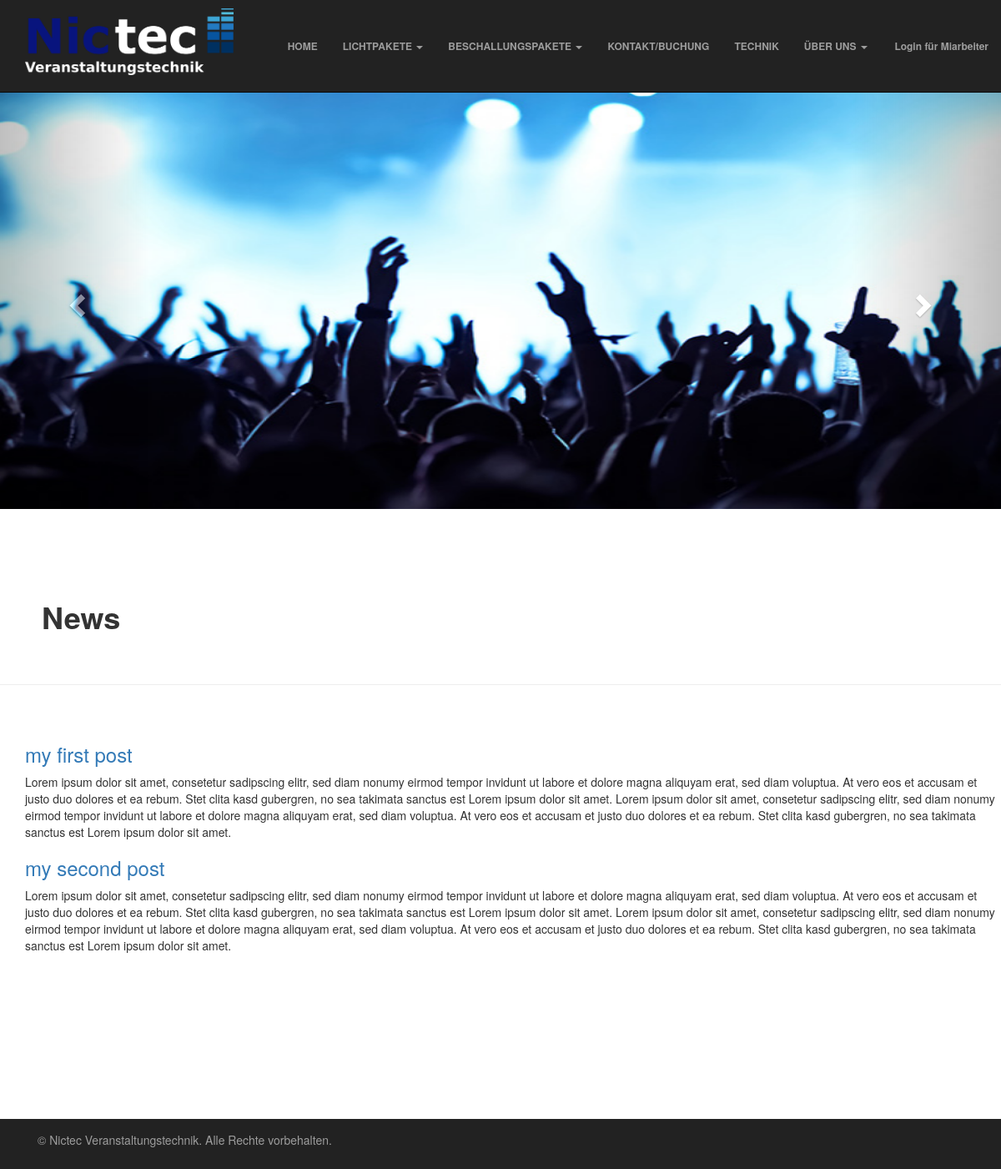
The page / on the database its author committed.
### page/models.py (models this page shows, shortened)
class news(models.Model):
    title = models.CharField(max_length=200)
    text = models.TextField()
    created_date = models.DateTimeField(default=timezone.now)
    published_date = models.DateTimeField(blank=True, null=True)

### page/views.py (the view)
# urls.py: url(r'^$', views.index, name= 'home'),
def index(request):
    news1 = news.objects.filter(published_date__lte=timezone.now()).order_by('published_date')
    if news1:
        return render(request, 'page/index.html', {'news':news1})
    else:
        print('error')
        return render(request, 'page/licht.html')

### page/templates/page/index.html (shortened to what this page needs)
<!DOCTYPE html>
<html lang="en">
<head>
    {% load staticfiles %}
    <link rel="stylesheet" href="https://maxcdn.bootstrapcdn.com/bootstrap/3.3.6/css/bootstrap.min.css">
   <link rel="stylesheet" href="{% static "page/css/custom.css" %}">
</head>
<body>
    <nav role="navigation" id="navbar" class="navbar navbar-inverse navbar-fixed-top">
        <div class="container-fluid">
            <div class="navbar-header">
                <a href="{% url 'home' %}"><img class="navbar-brand" src= "{% static "page/pictures/logo_heller.png"  %}"/></a>
            </div>
            <div class="collapse navbar-collapse" id="bs-example-navbar-collapse-1">
                <ul class="nav navbar-nav">
                    <li><a href="{% url 'home' %}">HOME </a></li>
                     <li class="dropdown">
                        <a href="{% url 'licht' %}" class="dropdown-toggle" role="button" aria-haspopup="true" aria-expanded="false">LICHTPAKETE <span class="caret"></span></a>
                    </li>
                    <li class="dropdown">
                        <a href="{% url 'ton' %}" class="dropdown-toggle"  role="button" aria-haspopup="true" aria-expanded="false">BESCHALLUNGSPAKETE <span class="caret"></span></a>
                    </li>
                    <li><a href="{% url 'kontakt' %}">KONTAKT/BUCHUNG</a></li>
                    <li><a href="{% url 'technik' %}">TECHNIK</a></li>
                    <li class="dropdown">
                        <a href="{% url 'ueber' %}" class="dropdown-toggle"  role="button" aria-haspopup="true" aria-expanded="false">ÜBER UNS <span class="caret"></span></a>
                    </li>
                </ul>
                <ul class="nav navbar-nav navbar-right">
                    <li><a href="{% url 'login' %}">Login für Miarbeiter</a></li>
                </ul>
            </div>
        </div>
    </nav>
    <div id="myCarousel" class="carousel slide" data-ride="carousel">
      <div class="carousel-inner" role="listbox">
        <div class="item active">
            <img src="{% static "page/pictures/banner-landing.jpg" %}" alt="banner"/ id= "picture">
        </div>
        <a class="left carousel-control" href="#myCarousel" role="button" data-slide="prev">
        <span class="glyphicon glyphicon-chevron-left" aria-hidden="true"></span>
        </a>
        <a class="right carousel-control" href="#myCarousel" role="button" data-slide="next">
        <span class="glyphicon glyphicon-chevron-right" aria-hidden="true"></span>
          </a>
        </div>
        <div class="page-header">
            <h1>News</h1>
        </div>
        <div class="wrapper">
           <div id= database>
            {% for news in news %}
                <h3><a href="">{{ news.title }}</a></h3>
                <p>{{ news.text|linebreaksbr }}</p>
            {% endfor %}
           </div>
        </div>
        <div class="footer navbar-inverse navbar-default-bottom" role="navigation">
        <div class="container">
            <div class="navbar-text pull-left">
                  <p>© Nictec Veranstaltungstechnik. Alle Rechte vorbehalten. </p>
        </div>
    </div>
</div>
        </div>
    </body>
</html>

### page/static/page/css/custom.css (style rules this page uses)
.navbar { -webkit-transition: all 0.6s ease-out; -moz-transition: all 0.6s ease-out; -o-transition: all 0.6s ease-out; -ms-transition: all 0.6s ease-out; transition: all 0.6s ease-out; min-height:30px !important; }
.navbar-nav > li > a { padding-top:45px !important; padding-bottom:45px !important; font-size: 12px; font-weight: bold; }
#myCarousel { margin-top: 110px; }
.carousel-inner > .item > img { width: 100%; height: 500px; }
.carousel-inner { width: 100%; max-height: 800px !important; }
.container-fluid > .navbar-header > a img { width=150px; height: 100px; padding-top: 10px; padding-bottom: 10px; padding-right: 50px; padding-left: 30px; }
.wrapper { min-height: 500px; padding-top: 30px; padding-bottom: 30px; }
.page-header { padding: 50px; }
.footer { position:absolute, bottom: 0, left:0; width: 100%; }
.page-header > h1 { font-weight: bold; }
#database { padding-left: 30px; }

### rows shown on the page
news: title "my first post", text "Lorem ipsum dolor sit amet, consetetur sadipscing elitr, sed diam nonumy eirmod tempor invidunt ut labore et dolore magna aliquyam erat, sed diam voluptua. At vero eos et accusam et justo duo dolores et ea rebum. Stet clita kasd gubergren, no sea takimata sanctus est Lorem ipsum dolor sit amet. Lorem ipsum dolor sit amet, consetetur sadipscing elitr, sed diam nonumy eirmod tempor invidunt ut labore et dolore magna aliquyam erat, sed diam voluptua. At vero eos et accusam et justo duo dolores et ea rebum. Stet clita kasd gubergren, no sea takimata sanctus est Lorem ipsum dolor sit amet."
news: title "my second post", text "Lorem ipsum dolor sit amet, consetetur sadipscing elitr, sed diam nonumy eirmod tempor invidunt ut labore et dolore magna aliquyam erat, sed diam voluptua. At vero eos et accusam et justo duo dolores et ea rebum. Stet clita kasd gubergren, no sea takimata sanctus est Lorem ipsum dolor sit amet. Lorem ipsum dolor sit amet, consetetur sadipscing elitr, sed diam nonumy eirmod tempor invidunt ut labore et dolore magna aliquyam erat, sed diam voluptua. At vero eos et accusam et justo duo dolores et ea rebum. Stet clita kasd gubergren, no sea takimata sanctus est Lorem ipsum dolor sit amet."
